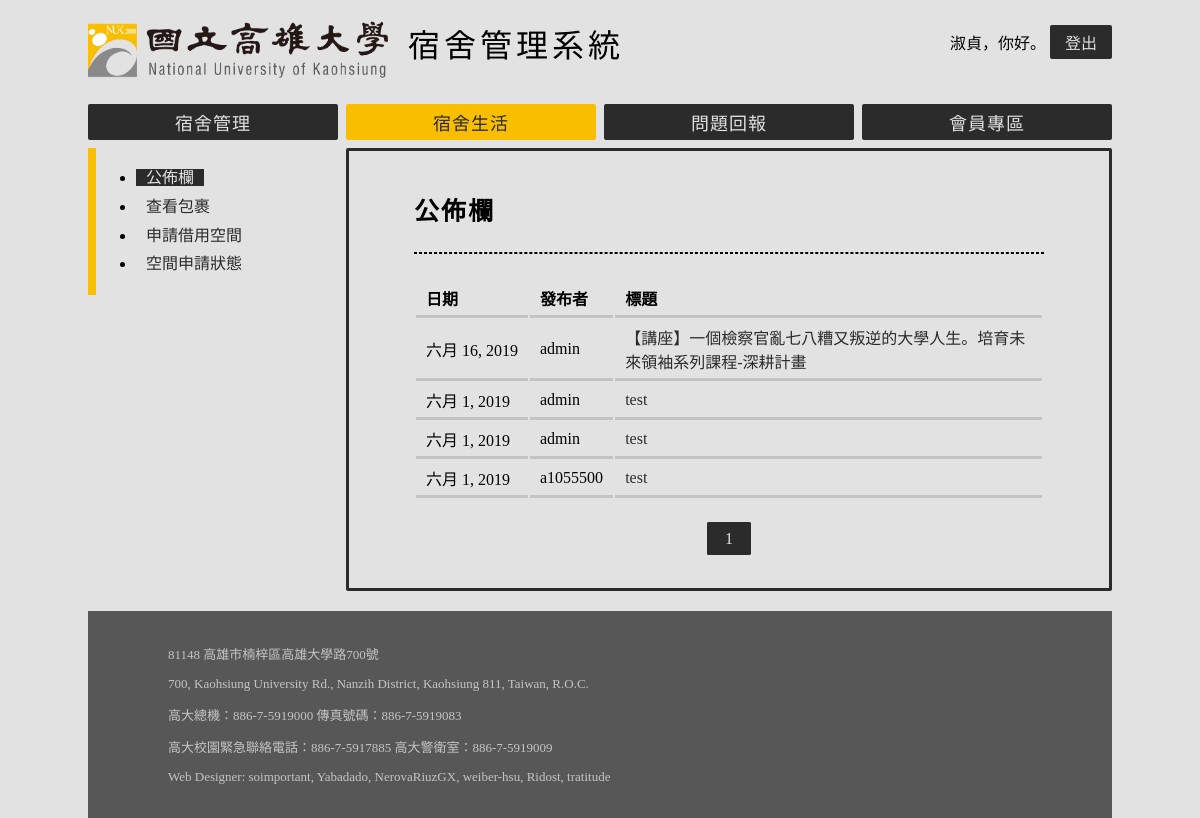
Page /DLS/billboard/ (signed in) on the committed database.
### AS/models.py (models this page shows, shortened)
class Billboard(models.Model):
    date = models.DateField()
    title = models.CharField(max_length=128)
    publisher = models.ForeignKey('Account', on_delete=models.CASCADE)
    content = models.CharField(max_length=512)

class Account(models.Model):
    PERMISSIONS = (
        (0, '系統管理員'),
        (1, '宿舍管理員'),
        (2, '住宿生'),
        (3, '學生')
    )
    user = models.OneToOneField(User, on_delete=models.CASCADE)
    permission = models.IntegerField(choices=PERMISSIONS, default=3)
    phone = models.CharField(max_length=10, default='')

### DLS/views.py (the view)
# urls.py: path('billboard/', ShowBillboard),
@login_required(login_url='/AS/login/')
def ShowBillboard(request):
    is_manager = IsManager(request)
    billboard = Billboard.objects.all().order_by("-date")
    page_num = int(request.GET.get('page', 1))
    if not billboard.exists():
        return render(request, 'main.html', locals())
    pages, previous_page, next_page = Paginator(billboard, 5), None, None
    if page_num > pages.num_pages:
        page_num = 1
    now_page = pages.page(page_num)
    if now_page.has_previous():
        previous_page = now_page.previous_page_number()
    if now_page.has_next():
        next_page = now_page.next_page_number()
    return render(request, 'main.html', {'now_page' : now_page,
                                         'previous_page' : previous_page,
                                         'next_page' : next_page,
                                         'is_manager' : is_manager })

### DLS/views.py (called while the page is built)
@login_required(login_url='/AS/login/')
def IsManager(request):
    user = Account.objects.get(user = auth.get_user(request))
    return user.permission <= 1

### DLS/templates/main.html (shortened to what this page needs)
{% extends "AS/base.html" %}
{% block script %}
{% include 'jquery.html'%}
{% endblock %}
{% block article %}
<h1>公佈欄</h1>
<hr class="heading">
<div>
    <table class="vertical">
        <tr>
            <th>日期</th>
            <th>發布者</th>
            <th>標題</th>
        </tr>
        {% for b in now_page.object_list %}
        <tr>
            <td style="white-space: nowrap">{{ b.date }}</td>
            <td>{{ b.publisher.user.username }}</td>
            <td style="word-break: break-all"><a class="billboard-item" href="/DLS/billboard/{{ b.id }}/">{{ b.title }}</a></td>
        </tr>
        {% endfor %}
    </table>
    <div class="button-section" style="text-align: center">
            <span class="button-decline-active">{{ now_page.number }}</span>
    </div>
</div>
{% endblock %}
{% block navbar %}
{% include "navbar.html" %}
{% endblock %}
{% block sidebar %}
<ul>
    <li><a href="/DLS/billboard/" class="sidebar-item-selected">公佈欄</a></li>
    {% if is_manager %}
    <li><a href="/DLS/package/" class="sidebar-item-limited">包裹管理</a></li>
    <li><a href="/DLS/borrow/manage/" class="sidebar-item-limited">借用空間管理</a></li>
    {% else %}
    <li><a href="/DLS/package/" class="sidebar-item">查看包裹</a></li>
    <li><a href="/DLS/borrow/apply/" class="sidebar-item">申請借用空間</a></li>
    <li><a href="/DLS/borrow/status/" class="sidebar-item">空間申請狀態</a></li>
    {% endif %}
</ul>
{% endblock %}

### AS/templates/AS/base.html (shortened to what this page needs)
<!DOCTYPE html>
<html>
<head>
    {% load staticfiles %}
    <link rel=stylesheet type="text/css" href={% static "AS/main_style.css" %}>
    {% block script %}{% endblock %}
</head>
<body id="body">
    <div id="main-container">
        <header id="header">
            <div id="system-logo">
                <span><a href="/"><img src={% static "AS/logoword_.png" %} width=300 height=60></a></span>
            </div>
            <div id="system-title">
                <span>宿舍管理系統</span>
            </div>
            <div id="login">
                {% if request.user.is_authenticated %}
                <span>
                    {% if request.user.first_name and request.user.first_name.strip %}
                        {{ request.user.first_name }}，你好。
                    {% else %}
                        使用者，你好。
                    {% endif %}
                </span>
                <span>
                    <a href="/AS/logout/" class="login-button">登出</a>
                </span>
                {% endif %}
            </div>
        </header>
        <div id="content-container">
            <nav id="navbar">
                {% block navbar %}{% endblock %}
            </nav>
            <div id="content">
                <aside id="sidebar">
                    <div id="sidebar-guide"></div>
                    <div id="sidebar-list">{% block sidebar %}{% endblock %}</div>
                </aside>
                <div id="article">{% block article %}{% endblock %}</div>
            </div>
        </div>
        <footer id="footer">
            <p>81148 高雄市楠梓區高雄大學路700號</p>
            <p>700, Kaohsiung University Rd., Nanzih District, Kaohsiung 811, Taiwan, R.O.C.</p>
            <p>高大總機：886-7-5919000 傳真號碼：886-7-5919083</p>
            <p>高大校園緊急聯絡電話：886-7-5917885 高大警衛室：886-7-5919009</p>
            <p>Web Designer: soimportant, Yabadado, NerovaRiuzGX, weiber-hsu, Ridost, tratitude</p>
        </footer>
    </div>
</body>
</html>

### AS/static/AS/main_style.css (style rules this page uses)
* { -webkit-box-sizing: border-box; -moz-box-sizing: border-box; box-sizing: border-box; transition: background-color .15s ease-out, font-color .15s ease-out; }
#body { font-family: "NS-Regular"; background-color: #e2e2e2; margin: 0 auto; max-width: 1024px; min-width: 600px; }
#header { display: flex; align-items: stretch; margin: 20px 0; }
#system-title { flex: 1; min-width: 240px; font-family: "NS-Bold"; padding-left: 20px; font-size: 32px; letter-spacing: 4px; vertical-align: middle; }
#login { flex: 1; padding-top: 5px; padding-right: 0; vertical-align: middle; text-align: right; min-width: 120px; }
.login-button:link, .login-button:visited { background-color: #2b2b2b; color: #e2e2e2; text-decoration: none; padding: 5px 15px; text-align: center; display: inline-block; min-width: 45px; border-radius: 2px; }
#content-container { margin: 20px 0; }
#navbar { display: flex; justify-content: space-between; margin: 8px 0; }
#content { display: flex; align-items: flex-start; justify-content: space-between; margin: 5px 0; }
#sidebar { flex: 1; max-width: 250px; min-width: 150px; flex-basis: 250px; display: flex; }
#sidebar-guide { width: 8px; background-color: #fabe00; }
#sidebar-list { line-height: 180%; }
#sidebar-list li a { padding: 0 10px; }
.sidebar-item:link, .sidebar-item:visited { text-decoration: none; color: #2b2b2b; }
.sidebar-item-selected:link, .sidebar-item-selected:visited { background-color: #2b2b2b; text-decoration: none; color: #e2e2e2; }
#article { flex: 3; padding: 40px 65px; max-width: 766px; min-width: 450px; flex-basis: 750px; border: 3px solid #2b2b2b; border-radius: 2px; }
#footer { position: relative; padding: 20px 80px; font-size: 13px; color: #c4c4c4; background-color: #575757; }
.button-decline-active { font-family: "NS-Medium"; background-color: #2b2b2b; color: #e2e2e2; border: 3px solid #2b2b2b; border-radius: 2px; text-decoration: none; padding: 5px 15px; margin: 5px; }
.button-section { margin-top: 30px; }
hr.heading { border: 1px dashed; margin: 25px auto; }
h1 { font-size: 25px; font-family: "NS-Medium"; letter-spacing: 2px; margin-top: 0; }
.vertical { border: transparent; width: 100%; table-layout: auto; margin: 15px 0; }
.vertical th, .vertical td { font-family: "NS-Regular"; text-align: left; vertical-align: middle; padding: 5px 10px; border-bottom: 3px solid #c4c4c4; }
.vertical td { height: 30px; }
.billboard-item:link { color: #2b2b2b; text-decoration: none; }

### rows in the picture
Billboard: date "六月 16, 2019", publisher.user.username "admin", title "【講座】一個檢察官亂七八糟又叛逆的大學人生。培育未來領袖系列課程-深耕計畫"
Billboard: date "六月 1, 2019", publisher.user.username "admin", title "test"
Billboard: date "六月 1, 2019", publisher.user.username "admin", title "test"
Billboard: date "六月 1, 2019", publisher.user.username "a1055500", title "test"

### other values in the picture
{{ request.user.first_name }} "淑貞"
{{ now_page.number }} "1"
